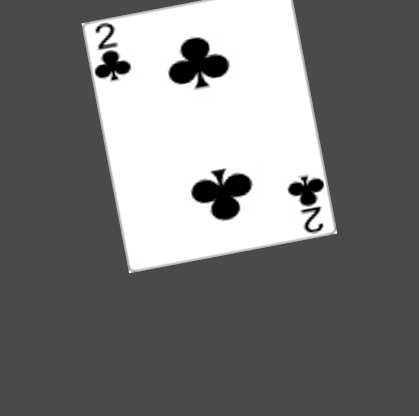
#> input picture Jungmin/test.PNG, 419 x 416 px, found by its file name
$ jupyter execute --allow-errors 1219.ipynb
#> lines starting #> are read from the running program, lines starting #| are printed output that depends on the picture; after the words box and inside, x2 and y2 are one past the last pixel; in counts of white or black regions, pixels touching at a corner belong together; long printed decimals are rounded
[cell 1]
import cv2
import numpy as np
import matplotlib.pyplot as plt
import os

[cell 2]
def perspective(file_name):
    ## contours를 찾는 작업
    tresh_min = 100
    tresh_max = 255
    image = cv2.imread(file_name)
    im_bw = cv2.cvtColor(image, cv2.COLOR_BGR2GRAY)
    thresh, im_bw = cv2.threshold(im_bw, tresh_min, tresh_max, 0)
    contours, hierarchy = cv2.findContours(im_bw, cv2.RETR_TREE, cv2.CHAIN_APPROX_SIMPLE)

    # 모서리를 찾는 작업
    con_sq = contours[0].squeeze()
    con_trans = con_sq.transpose()
    temp_rect = np.zeros((4,2), dtype = "float32")
    temp_rect[0] = con_sq[con_trans[1].argmin()]
    temp_rect[1] = con_sq[con_trans[0].argmax()]
    temp_rect[2] = con_sq[con_trans[1].argmax()]
    temp_rect[3] = con_sq[con_trans[0].argmin()] # temp_rect에 좌상, 우상, 우하, 좌하 순서로 담김

    # wrapPerspective 하는 작업
    maxWidth = 100
    maxHeight = 120
    dst = np.array([[0,0],[maxWidth-1,0],[maxWidth-1,maxHeight-1],[0, maxHeight-1]], np.float32)
    M = cv2.getPerspectiveTransform(temp_rect,dst)
    warp = cv2.warpPerspective(image, M, (maxWidth, maxHeight)) # warp에 이미지 담김

    # plt imshow로 그림그려줌
    image = cv2.cvtColor(image,cv2.COLOR_BGR2RGB)
    warp = cv2.cvtColor(warp,cv2.COLOR_BGR2RGB)
    plt.subplot(1,2,1)
    plt.imshow(image,cmap='gray')
    plt.subplot(1,2,2)
    plt.imshow(warp,cmap='gray')

    # wrap 이미지랑 꼭지점 담긴 행렬 돌려줌
    return warp, temp_rect

[cell 3]
def perspective2(file_name):
    ## contours를 찾는 작업
    tresh_min = 100
    tresh_max = 255
    image = cv2.imread(file_name)
    im_bw = cv2.cvtColor(image, cv2.COLOR_BGR2GRAY)
    thresh, im_bw = cv2.threshold(im_bw, tresh_min, tresh_max, 0)
    contours, hierarchy = cv2.findContours(im_bw, cv2.RETR_TREE, cv2.CHAIN_APPROX_SIMPLE)

    # 모서리를 찾는 작업
    rects = [cv2.minAreaRect(each) for each in contours]
    rects = [(a,b,c) for a, b, c  in rects if ((b[0]*b[1]>9000))]
    img2 = image.copy()
    for rect in rects:
        box = cv2.boxPoints(rect)
        box = box.astype('int')
        img2 = cv2.drawContours(img2, [box], -1, (0, 0, 255), 5)

    temp_rect = np.array(box, dtype = "float32")
    temp_rect = temp_rect[np.argsort(temp_rect[:, 1])]
    if temp_rect[0][0]>temp_rect[1][0]:
        temp = temp_rect[0].copy()
        temp_rect[0] = temp_rect[1]
        temp_rect[1] = temp
    if temp_rect[2][0]<temp_rect[3][0]:
        temp = temp_rect[2].copy()
        temp_rect[2] = temp_rect[3]
        temp_rect[3] = temp


    print(rects)
    print(box)
    # wrapPerspective 하는 작업
    maxWidth = 100
    maxHeight = 120
    dst = np.array([[0,0],[maxWidth-1,0],[maxWidth-1,maxHeight-1],[0, maxHeight-1]], np.float32)
    M = cv2.getPerspectiveTransform(temp_rect,dst)
    warp = cv2.warpPerspective(image, M, (maxWidth, maxHeight)) # warp에 이미지 담김

    # plt imshow로 그림그려줌
    image = cv2.cvtColor(image,cv2.COLOR_BGR2RGB)
    warp = cv2.cvtColor(warp,cv2.COLOR_BGR2RGB)
    plt.subplot(1,2,1)
    plt.imshow(image,cmap='gray')
    plt.subplot(1,2,2)
    plt.imshow(warp,cmap='gray')

    # wrap 이미지랑 꼭지점 담긴 행렬 돌려줌
    return warp, temp_rect

[cell 4]
def perspective_if_only_one_card(file_name):
    ## contour를 찾는 작업
    tresh_min = 100
    tresh_max = 255
    image = cv2.imread(file_name)
    im_bw = cv2.cvtColor(image, cv2.COLOR_BGR2GRAY)
    thresh, im_bw = cv2.threshold(im_bw, tresh_min, tresh_max, 0)
    contour, hierarchy = cv2.findContours(im_bw, cv2.RETR_EXTERNAL, cv2.CHAIN_APPROX_SIMPLE)

    # contour를 바탕으로 사각형의 좌표를 찾는 작업
    rect = cv2.minAreaRect(contour[0])
    box = cv2.boxPoints(rect)
    temp_rect = np.array(box, dtype = "float32")
    temp_rect = temp_rect[np.argsort(temp_rect[:, 1])]

    # If card is horizontally oriented
    if temp_rect[0][0]>temp_rect[1][0]:
        temp = temp_rect[0].copy()
        temp_rect[0] = temp_rect[1]
        temp_rect[1] = temp

    # If card is vertically oriented
    if temp_rect[2][0]<temp_rect[3][0]:
        temp = temp_rect[2].copy()
        temp_rect[2] = temp_rect[3]
        temp_rect[3] = temp

    # wrapPerspective 하는 작업
    maxWidth = 100
    maxHeight = 120
    dst = np.array([[0,0],[maxWidth-1,0],[maxWidth-1,maxHeight-1],[0, maxHeight-1]], np.float32)
    M = cv2.getPerspectiveTransform(temp_rect,dst)
    warp = cv2.warpPerspective(image, M, (maxWidth, maxHeight)) # warp에 이미지 담김
    warp = cv2.cvtColor(warp,cv2.COLOR_BGR2RGB)

    # wrap 이미지랑 꼭지점 담긴 행렬 돌려줌
    return warp, temp_rect

[cell 5]
data_loc = '../big_au/sample2'
#> (the rest of this cell did not finish here and is left out)

#> (a cell that did not finish here is left out)

#> (a cell that did not finish here is left out)

#> (a cell that did not finish here is left out)

#> (a cell that did not finish here is left out)

#> (a cell that did not finish here is left out)

#> (a cell that did not finish here is left out)

#> (a cell that did not finish here is left out)


[cell 13]
warp_img, rect = perspective2('test.png')
#> call 2 of perspective2, with file_name = 'test.png'
#> in perspective2, image is the input picture: shape (416, 419, 3); mean B, G, R 121.2, 121.2, 121.1
#> in perspective2 (call 2), `thresh, im_bw = cv2.threshold(im_bw, tresh_min, tresh_max, 0)`:
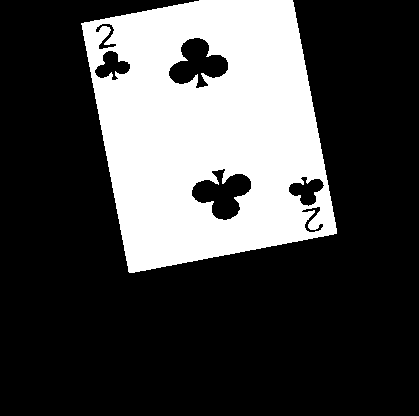
#> im_bw: shape (416, 419); 27.9% white; 1 white region
#> in perspective2 (call 2), `thresh, im_bw = cv2.threshold(im_bw, tresh_min, tresh_max, 0)`: thresh = 100
#> in perspective2 (call 2), `contours, hierarchy = cv2.findContours(im_bw, cv2.RETR_TREE, cv2.CHAIN..`: contours = 7 contours; box (x1, y1, x2, y2) and area: (81, 0, 337, 273) 53022, (191, 168, 252, 221) 1780, (168, 37, 229, 89) 1778, (288, 176, 325, 207) 618, (94, 50, 131, 81) 618, (95, 23, 117, 50) 210, (301, 206, 324, 233) 205
#> in perspective2 (call 2), `rects = [cv2.minAreaRect(each) for each in contours]`: rects = 7 items
#> in perspective2 (call 2), `rects = [(a,b,c) for a, b, c  in rects if ((b[0]*b[1]>9000))]`: rects = [((208.9, 128), (212.6, 255.1), -10.78)]
#> the loop in perspective2 (call 2), `for rect in rects:` made 1 pass
#> (rect, box) on pass 1: (((208.9, 128), (212.6, 255.1), -10.78), [[128, 273], [80, 22], [289, -17], [337, 233]])
#> pass 1, in perspective2 (call 2), `img2 = cv2.drawContours(img2, [box], -1, (0, 0, 255), 5)`:
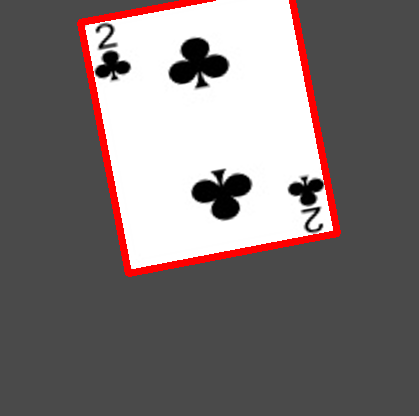
#> img2: shape (416, 419, 3); 3.39% of pixels changed, all inside (x1, y1, x2, y2) = (77, 0, 341, 277)
#> in perspective2 (call 2), `temp_rect = np.array(box, dtype = "float32")`: temp_rect = [[128, 273], [80, 22], [289, -17], [337, 233]]
#> in perspective2 (call 2), `temp_rect = temp_rect[np.argsort(temp_rect[:, 1])]`: temp_rect = [[289, -17], [80, 22], [337, 233], [128, 273]]
#> in perspective2 (call 2), `temp = temp_rect[0].copy()`: temp = [289, -17]
#| [((208.922, 127.967), (212.606, 255.127), -10.784)]
#| [[128 273]
#|  [ 80  22]
#|  [289 -17]
#|  [337 233]]
#> in perspective2 (call 2), `M = cv2.getPerspectiveTransform(temp_rect,dst)`: M = [[0.455, -0.087, -34.49], [0.0854, 0.458, -16.9], [-1.71e-05, 6.8e-06, 1]]
#> in perspective2 (call 2), `warp = cv2.warpPerspective(image, M, (maxWidth, maxHeight))`:
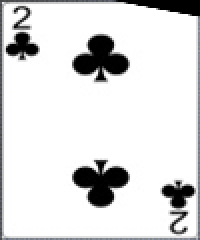
#> warp: shape (120, 100, 3) (shown 2 times larger); mean B, G, R 221.7, 221.5, 221.4
#> rect = [[80, 22], [289, -17], [337, 233], [128, 273]]
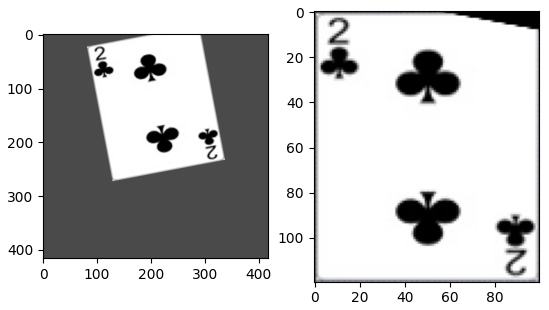
#> figure drawn by matplotlib, 2 panels

#> (a cell that did not finish here is left out)


#> (a cell that did not finish here is left out)
